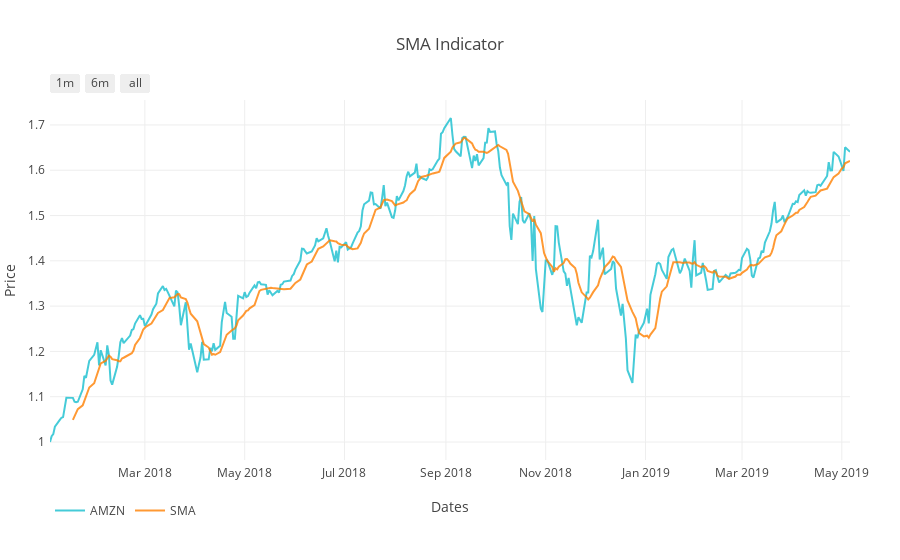

Notebook source saved alongside this figure:
### Markdown cell above
## SMA

### Code cell
# Normalize Adj Close
adj_close_normalized = normalize_data(portf_value)

# Compute SMA
sma, q = get_sma(adj_close_normalized['Adj Close'], window=10)
normed_df['SMA'] = sma
plot_sma = plot_sma_indicator(normed_df, symbol, output_type='nb')
iplot(plot_sma)

### Figure 1 — Plotly figure (JSON) as saved in the notebook; plotly's stock layout.template omitted (floating-point values rounded to 4 significant figures; data arrays with more than 128 entries replaced by an {"elided": "..."} marker saying what was removed)
{"data": [{"line": {"color": "#17BECF"}, "name": "AMZN", "opacity": 0.8, "type": "scatter", "uid": "5a15d9f2-18e2-4890-89ef-c6776e2eaa00", "x": {"elided": "337 str values"}, "y": {"elided": "337 float values"}}, {"line": {"color": "#FF8000"}, "name": "SMA", "opacity": 0.8, "type": "scatter", "uid": "5ab34447-3a86-4dc9-b461-0cecaa4e1eb4", "x": {"elided": "337 str values"}, "y": {"elided": "337 float values"}}], "layout": {"autosize": true, "legend": {"orientation": "h"}, "margin": {"b": 100, "l": 50, "pad": 4, "r": 50, "t": 100}, "showlegend": true, "title": {"text": "SMA Indicator"}, "xaxis": {"range": ["2018-01-02", "2019-05-06"], "rangeselector": {"buttons": [{"count": 1, "label": "1m", "step": "month", "stepmode": "backward"}, {"count": 6, "label": "6m", "step": "month", "stepmode": "backward"}, {"step": "all"}]}, "title": {"text": "Dates"}, "type": "date"}, "yaxis": {"autorange": true, "range": [0.9603, 1.755], "title": {"text": "Price"}, "type": "linear"}}}
